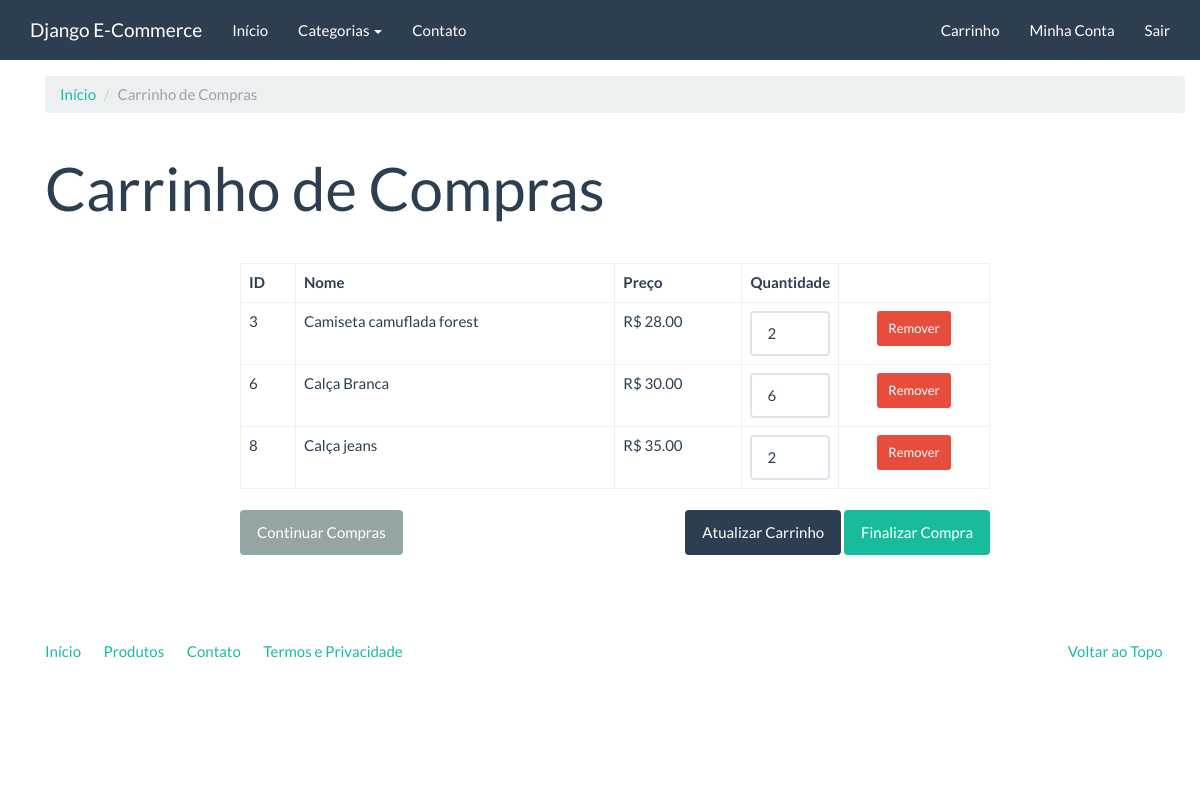
Before: /compras/carrinho/ (signed in) with the older database file.
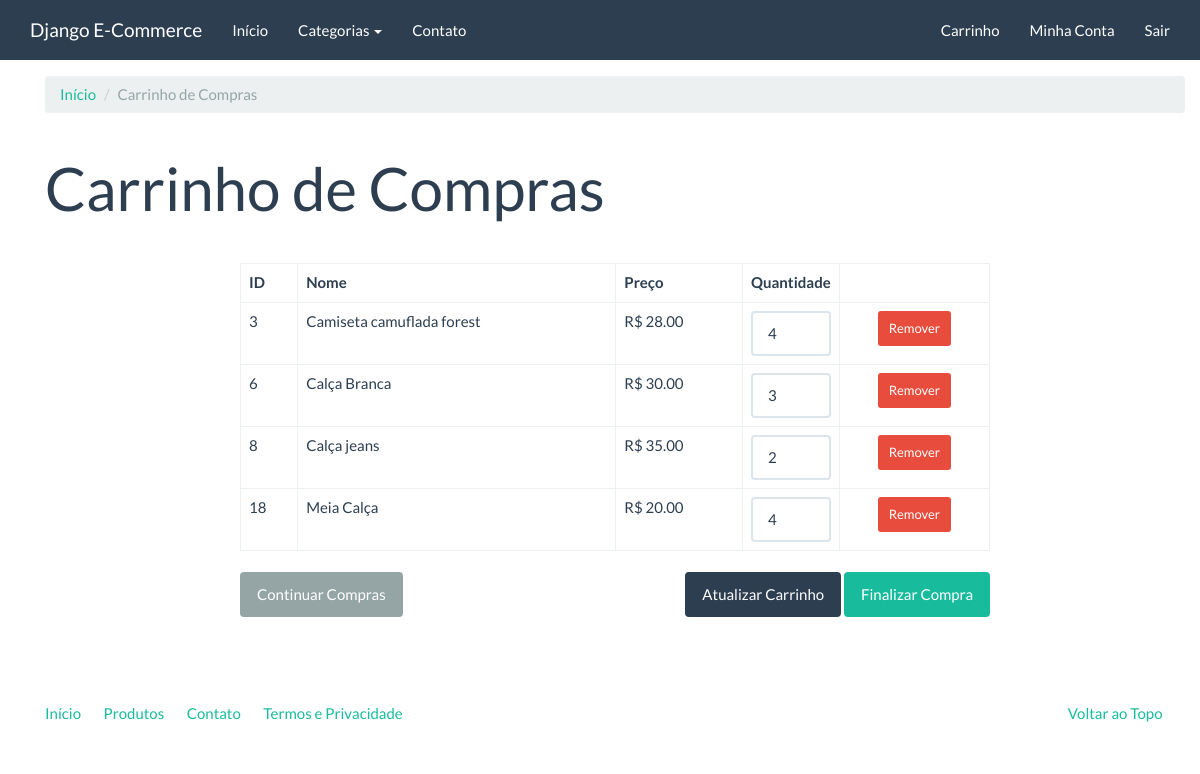
After: the same page with the newer database file.
### checkout/models.py (models this page shows, shortened)
class CartItem(models.Model):
    cart_key = models.CharField('Chave do Carrinho', max_length=40, db_index=True)
    product = models.ForeignKey('catalog.Product', verbose_name='Produto', on_delete=models.CASCADE)
    quantity = models.PositiveIntegerField('Quantidade', default=1)
    price = models.DecimalField('Preço', decimal_places=2, max_digits=8)
    owner = models.ForeignKey(settings.AUTH_USER_MODEL, verbose_name='Usuário', on_delete=models.CASCADE, null=True)
    objects = CartItemManager()
    class Meta:
        verbose_name = 'Item do Carrinho'
        verbose_name_plural = 'Itens dos Carrinhos'
        unique_together = (('cart_key', 'product'),)

### catalog/models.py (models this page shows, shortened)
class Product(models.Model):
    name = models.CharField("Nome", max_length=100)
    slug = models.SlugField('Identificador', max_length=100)
    category = models.ForeignKey('catalog.Category', related_name='Categoria', verbose_name="Categoria", on_delete=models.CASCADE, null=True, blank=False)
    description = models.TextField('Descrição', blank=True, max_length=85)
    price = models.DecimalField("Preço", decimal_places=2, max_digits=8)
    created = models.DateTimeField('Criado em', auto_now_add=True)
    modified = models.DateTimeField('Modificado em', auto_now=True)
    class Meta:
        verbose_name = 'Produto'
        verbose_name_plural = "Produtos"
        ordering = ['name']
    def __str__(self):
        return self.name

### checkout/views.py (the view, shortened to what this page needs)
class CartItemView(TemplateView):
    template_name = 'checkout/cart.html'
    def get_formset(self, clear=False):
        CartItemFormSet = modelformset_factory(CartItem, fields=('quantity',), can_delete=True, extra=0)
        session_key = self.request.session.session_key
        if session_key:
            if clear:
                formset = CartItemFormSet(queryset=CartItem.objects.filter(cart_key=session_key))
            else:
                formset = CartItemFormSet(queryset=CartItem.objects.filter(cart_key=session_key), data=self.request.POST or None)
        else:
            formset = CartItemFormSet(queryset=CartItem.objects.none())
        return formset
    def get_context_data(self, **kwargs):
        context = super(CartItemView, self).get_context_data(**kwargs)
        context['formset'] = self.get_formset()
        return context

### catalog/context_processors.py (called while the page is built)
def categories(request):
    return {
        'categories': Category.objects.all()
    }

### catalog/models.py (called while the page is built)
    def __str__(self):
        return self.name

    def get_absolute_url(self):
        return reverse('catalog:category', kwargs={'slug': self.slug})

### checkout/templates/checkout/cart.html (shortened to what this page needs)
{% extends 'base.html' %}
{% load widget_tweaks %}
{% block container %}
<div class="container margin-top">
  <ol class="breadcrumb">
    <li><a href="{% url 'index' %}">Início</a></li>
    <li class="active">Carrinho de Compras</li>
  </ol>
<div class="page-header">
<h1>Carrinho de Compras</h1>
</div>
<div class="row">
    <div class="col-md-8 col-md-offset-2">
        <form class="" action="" method=post>
            <table class="table table-bordered">
                <thead>
                    <th>
                        ID
                    </th>
                    <th>
                        Nome
                    </th>
                    <th>
                        Preço
                    </th>
                    <th style="width: 10%;">
                        Quantidade
                    </th>
                    <th>
                    </th>
                </thead>
                <tbody>
                  {% for form in formset %}
                    <tr>
                      <td>
                          {{ form.instance.product.pk }}
                      </td>
                      <td>
                          {{ form.instance.product }}
                      </td>
                      <td>
                          R$ {{ form.instance.product.price | floatformat:'2' }}
                      </td>
                      <td>
                        {% render_field form.quantity class='form-control' %}
                      </td>
                      <td class="text-center">
                        <button value='on' class='btn btn-danger btn-sm' type="submit" name='{{ form.DELETE.html_name }}'>Remover</button>
                      </td>
                    </tr>
                  {% endfor %}
                </tbody>
            </table>
            <p class="text-right">
                <a href="{% url 'catalog:product_list' %}" class="pull-left btn btn-default">Continuar Compras</a>
                <button type="submit" class="btn btn-primary" name="button">Atualizar Carrinho</button></li>
                <a href="{% url 'checkout:checkout_order' %}" class="btn btn-success">Finalizar Compra</a>
            </p>
        </form>
    </div>
</div>
{% endblock %}

Changed rows visible on the page:
added CartItem: instance.product.pk "18", instance.product "Meia Calça", instance.product.price "20.00"
Other visible differences:
form field quantity: "2" → "4"
form field quantity: "6" → "3"
new list line: "R$ 4 Remover"
